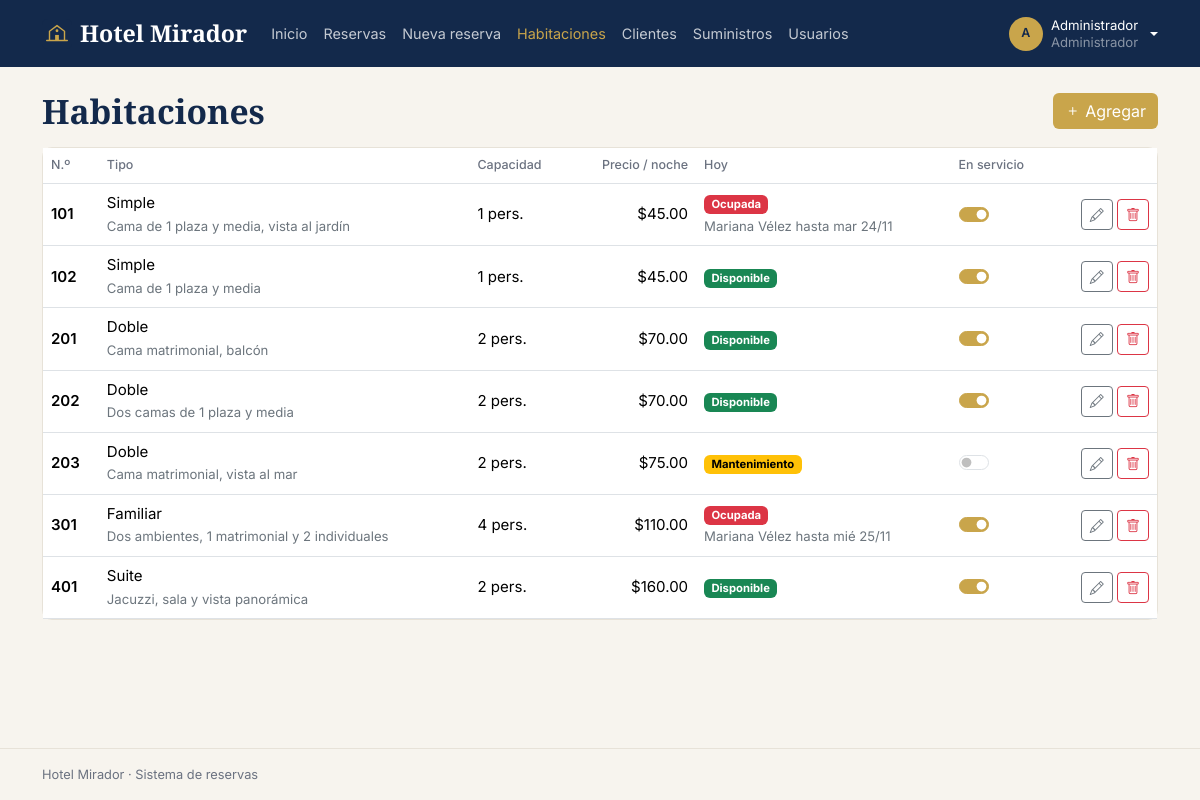
Page /index.php?r=habitaciones/index (signed in) on the committed database.
### tables this page shows
CREATE TABLE reservas (
  id             INT AUTO_INCREMENT PRIMARY KEY,
  id_cliente     INT           NOT NULL,
  id_habitacion  INT           NOT NULL,
  registrada_por INT           NULL,
  fecha_reserva  DATETIME      NOT NULL DEFAULT CURRENT_TIMESTAMP,
  fecha_entrada  DATE          NOT NULL,
  fecha_salida   DATE          NOT NULL,
  huespedes      INT           NOT NULL DEFAULT 1,
  total          DECIMAL(10,2) NOT NULL,
  estado         ENUM('Confirmada','Hospedado','Finalizada','Cancelada') NOT NULL DEFAULT 'Confirmada',
  notas          VARCHAR(255)  NULL,
  INDEX (fecha_entrada, fecha_salida),
  FOREIGN KEY (id_cliente)     REFERENCES usuarios(id) ON DELETE CASCADE,
  FOREIGN KEY (id_habitacion)  REFERENCES habitaciones(id),
  FOREIGN KEY (registrada_por) REFERENCES usuarios(id) ON DELETE SET NULL
);

CREATE TABLE habitaciones (
  id          INT AUTO_INCREMENT PRIMARY KEY,
  numero      INT           NOT NULL UNIQUE,
  tipo        ENUM('Simple','Doble','Suite','Familiar') NOT NULL,
  capacidad   INT           NOT NULL,
  precio      DECIMAL(10,2) NOT NULL,    
  descripcion VARCHAR(255)  NULL,
  estado      ENUM('Disponible','Mantenimiento') NOT NULL DEFAULT 'Disponible'
);

CREATE TABLE usuarios (
  id         INT AUTO_INCREMENT PRIMARY KEY,
  nombre     VARCHAR(60)  NOT NULL,
  correo     VARCHAR(100) NOT NULL UNIQUE,
  contrasena VARCHAR(255) NOT NULL,
  id_rol     INT          NOT NULL,
  telefono   VARCHAR(15)  NULL,
  documento  VARCHAR(20)  NULL,    
  empresa    VARCHAR(80)  NULL,    
  activo     TINYINT(1)   NOT NULL DEFAULT 1,
  creado_en  DATETIME     NOT NULL DEFAULT CURRENT_TIMESTAMP,
  FOREIGN KEY (id_rol) REFERENCES roles(id)
);

### core/Controller.php (called while the page is built, shortened)
<?php
abstract class Controller
{
    protected function render(string $vista, array $datos = []): void
    {
        extract($datos);
        require __DIR__ . '/../views/layout/header.php';
        require __DIR__ . '/../views/' . $vista . '.php';
        require __DIR__ . '/../views/layout/footer.php';
    }
}

### controllers/HabitacionesController.php (called while the page is built, shortened)
<?php
class HabitacionesController extends Controller
{
    public function index(): void
    {
        $this->render('habitaciones/index', ['titulo' => 'Habitaciones', 'habitaciones' => Habitacion::estadoHoy()]);
    }
}

### core/Router.php (called while the page is built, shortened)
<?php
class Router
{
    public static function dispatch(string $ruta): void
    {
        if (!preg_match('#^([a-z]+)/([a-z]+)$#', $ruta, $m)) self::error404();
        $accion = $m[2];
        (new $clase())->$accion();
    }
}

### index.php (called while the page is built, shortened)
<?php
require __DIR__ . '/core/helpers.php';
require __DIR__ . '/core/Database.php';
require __DIR__ . '/core/Model.php';
require __DIR__ . '/core/Controller.php';
require __DIR__ . '/core/Router.php';
Router::dispatch(is_string($_GET['r'] ?? null) ? $_GET['r'] : '');

### core/Database.php (called while the page is built, shortened)
<?php
class Database
{
    private static ?PDO $pdo = null;
    public static function get(): PDO
    {
        try {
            self::$pdo = new PDO(
                'mysql:host=' . DB_HOST . ';port=' . DB_PORT . ';dbname=' . DB_NAME . ';charset=utf8mb4',
                DB_USER,
                DB_PASS,
                [
                    PDO::ATTR_ERRMODE            => PDO::ERRMODE_EXCEPTION,
                    PDO::ATTR_DEFAULT_FETCH_MODE => PDO::FETCH_ASSOC,
                    PDO::ATTR_EMULATE_PREPARES   => false,
                ]
            );
            self::$pdo->exec("SET time_zone = '" . date('P') . "'");
        } catch (PDOException $e) {
            http_response_code(500);
            $info = DEBUG ? '<br><small>' . htmlspecialchars($e->getMessage()) . '</small>' : '';
            exit('<h3 style="font-family:sans-serif">No hay conexión con la base de datos. Revisa la configuración e importa hotel.sql.' . $info . '</h3>');
        }
        return self::$pdo;
    }
}

### core/Model.php (called while the page is built, shortened)
<?php
abstract class Model
{
    protected static function db(): PDO
    {
        return Database::get();
    }
    protected static function query(string $sql, array $params = []): PDOStatement
    {
        $st = self::db()->prepare($sql);
        $st->execute($params);
        return $st;
    }
}

### models/Habitacion.php (called while the page is built, shortened)
<?php
class Habitacion extends Model
{
    public static function estadoHoy(): array
    {
        $sql = "SELECT h.*, r.id AS reserva_id, r.estado AS reserva_estado, r.fecha_salida, u.nombre AS huesped
                  FROM habitaciones h
                  LEFT JOIN reservas r ON r.id_habitacion = h.id AND r.estado IN ('Confirmada','Hospedado')
                                      AND r.fecha_entrada <= CURDATE() AND r.fecha_salida > CURDATE()
                  LEFT JOIN usuarios u ON u.id = r.id_cliente
                 ORDER BY h.numero";
        $filas = self::query($sql)->fetchAll();
        return $filas;
    }
}

### views/habitaciones/index.php (the view, shortened to what this page needs)
<div class="d-flex justify-content-between align-items-center mb-3">
  <h1 class="titulo mb-0">Habitaciones</h1>
  <button class="btn btn-dorado" data-bs-toggle="modal" data-bs-target="#modalHab"><i class="bi bi-plus"></i> Agregar</button>
</div>
<div class="tarjeta p-0">
  <div class="table-responsive">
    <table class="table align-middle mb-0">
      <thead><tr><th>N.º</th><th>Tipo</th><th>Capacidad</th><th class="text-end">Precio / noche</th><th>Hoy</th><th>En servicio</th><th></th></tr></thead>
      <tbody>
      <?php foreach ($habitaciones as $h): ?>
        <tr>
          <td class="fw-semibold"><?= $h['numero'] ?></td>
          <td><?= $h['tipo'] ?><br><small class="text-secondary"><?= e($h['descripcion']) ?></small></td>
          <td><?= $h['capacidad'] ?> pers.</td>
          <td class="text-end"><?= dinero($h['precio']) ?></td>
          <td data-situacion><?= etiqueta($h['situacion']) ?><?= $h['huesped'] ? '<br><small class="text-secondary">' . e($h['huesped']) . ' hasta ' . fecha_corta($h['fecha_salida']) . '</small>' : '' ?></td>
          <td><div class="form-check form-switch m-0"><input class="form-check-input" type="checkbox" data-mantenimiento="<?= $h['id'] ?>" <?= $h['estado'] === 'Disponible' ? 'checked' : '' ?> aria-label="En servicio"></div></td>
          <td class="text-end text-nowrap">
            <button class="btn btn-sm btn-outline-secondary" data-bs-toggle="modal" data-bs-target="#modalHab"
                    data-datos='<?= e(json_encode(array_intersect_key($h, array_flip(['id', 'numero', 'tipo', 'capacidad', 'precio', 'descripcion'])))) ?>' aria-label="Editar"><i class="bi bi-pencil"></i></button>
            <form method="post" action="<?= url('habitaciones/eliminar') ?>" class="d-inline" data-confirmar="¿Eliminar la habitación <?= $h['numero'] ?>?">
              <button class="btn btn-sm btn-outline-danger" aria-label="Eliminar"><i class="bi bi-trash"></i></button>
            </form>
          </td>
        </tr>
      <?php endforeach; ?>
      </tbody>
    </table>
  </div>
</div>

### core/helpers.php (shortened to what this page needs)
<?php
function e($v): string
{
    return htmlspecialchars((string) ($v ?? ''), ENT_QUOTES, 'UTF-8');
}
function url(string $ruta, array $params = []): string
{
    return 'index.php?' . http_build_query(['r' => $ruta] + $params);
}
function dinero($n): string
{
    return '$' . number_format((float) $n, 2);
}
function fecha_corta(string $f): string
{
    $dias = ['dom', 'lun', 'mar', 'mié', 'jue', 'vie', 'sáb'];
    $t = strtotime($f);
    return $dias[(int) date('w', $t)] . ' ' . date('d/m', $t);
}
function etiqueta(string $estado): string
{
    $c = COLORES[$estado] ?? 'secondary';
    return "<span class=\"badge text-bg-$c\">" . e($estado) . '</span>';
}

### assets/css/styles.css (style rules this page uses)
:root { --azul: #13294b; --azul-2: #1f3d6b; --dorado: #c9a54b; --dorado-osc: #a8852f; --crema: #f7f4ee; --texto: #1f2933; --gris: #6b7280; --borde: #e7e2d8; }
body { font-family: 'Inter', system-ui, sans-serif; background: var(--crema); color: var(--texto); font-size: .94rem; min-height: 100vh; display: flex; flex-direction: column; }
.titulo, .marca, .cifra span, .precio { font-family: 'Cormorant Garamond', Georgia, serif; font-weight: 700; }
.titulo { font-size: 2.1rem; color: var(--azul); }
.btn-dorado { background: var(--dorado); color: #fff; border: 0; }
.form-check-input:checked { background-color: var(--dorado); border-color: var(--dorado); }
.table > thead th { font-size: .78rem; color: var(--gris); font-weight: 500; }
.tarjeta { background: #fff; border: 1px solid var(--borde); border-radius: 10px; padding: 1.2rem; }

### rows in the picture
reservas: id_habitacion.numero "101", id_habitacion.tipo "Simple", id_habitacion.descripcion "Cama de 1 plaza y media, vista al jardín", id_habitacion.capacidad "1", id_habitacion.precio "$45.00", id_cliente.nombre "Mariana Vélez", fecha_salida "mar 24/11"
habitaciones: estado "☑"
habitaciones: numero "102", tipo "Simple", descripcion "Cama de 1 plaza y media", capacidad "1", precio "$45.00", estado "Disponible", estado "☑"
habitaciones: numero "201", tipo "Doble", descripcion "Cama matrimonial, balcón", capacidad "2", precio "$70.00", estado "Disponible", estado "☑"
habitaciones: numero "202", tipo "Doble", descripcion "Dos camas de 1 plaza y media", capacidad "2", precio "$70.00", estado "Disponible", estado "☑"
habitaciones: numero "203", tipo "Doble", descripcion "Cama matrimonial, vista al mar", capacidad "2", precio "$75.00", estado "Mantenimiento"
reservas: id_habitacion.numero "301", id_habitacion.tipo "Familiar", id_habitacion.descripcion "Dos ambientes, 1 matrimonial y 2 individuales", id_habitacion.capacidad "4", id_habitacion.precio "$110.00", id_cliente.nombre "Mariana Vélez", fecha_salida "mié 25/11"
habitaciones: estado "☑"
habitaciones: numero "401", tipo "Suite", descripcion "Jacuzzi, sala y vista panorámica", capacidad "2", precio "$160.00", estado "Disponible", estado "☑"

### other values in the picture
$_texto "Inicio"
$_texto "Reservas"
$_texto "Nueva reserva"
$_texto "Habitaciones"
$_texto "Clientes"
$_texto "Suministros"
$_texto "Usuarios"
iniciales($yo['nombre']) "A"
$yo['nombre'] "Administrador"
$yo['rol'] "Administrador"
